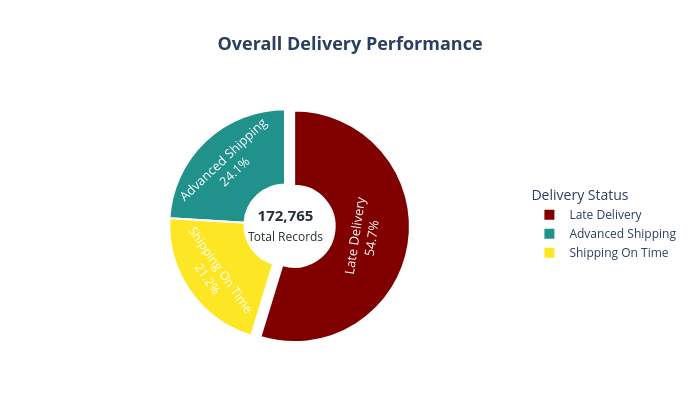

Notebook code cell kept with this figure:
### Code cell
delivery_distribution = (
    df['Delivery Status']
    .value_counts()
    .reset_index()
)

delivery_distribution.columns = ['Delivery Status', 'Count']

delivery_distribution['Percentage'] = (
    delivery_distribution['Count'] /
    delivery_distribution['Count'].sum() * 100
)
fig = px.pie(
    delivery_distribution,
    names='Delivery Status',
    values='Count',
    hole=0.35,
    color='Delivery Status',
    color_discrete_map={
        'Advanced Shipping': '#21918C',
        'Shipping On Time': '#FDE725',
        'Late Delivery': '#800000'
    },
    title='Overall Delivery Performance'
)

fig.update_traces(
    textposition='inside',
    textinfo='label+percent',
    textfont=dict(size=13, color='white'),
    marker=dict(
        line=dict(color='white', width=2)
    ),
    pull=[
        0.08 if status == 'Late Delivery' else 0
        for status in delivery_distribution['Delivery Status']
    ],
    hovertemplate=(
        '<b>%{label}</b><br>'
        'Records: %{value:,}<br>'
        'Percentage: %{percent}<extra></extra>'
    )
)

# Add total records in the centre
total_records = delivery_distribution['Count'].sum()

fig.add_annotation(
    text=f'<b>{total_records:,}</b><br><span style="font-size:12px">Total Records</span>',
    x=0.5,
    y=0.5,
    showarrow=False,
    font=dict(size=15, color='#263238')
)

fig.update_layout(
    title=dict(
        text='<b>Overall Delivery Performance</b>',
        x=0.5,
        xanchor='center',
        font=dict(size=18)
    ),
    legend=dict(
        title='Delivery Status',
        orientation='v',
        y=0.5,
        x=1.02
    ),
    width=700,
    height=400,
    margin=dict(l=50, r=180, t=100, b=50),
    paper_bgcolor='white',
    plot_bgcolor='white'
)

fig.show()

### Figure 1 — Plotly figure (JSON) as saved in the notebook; plotly's stock layout.template omitted (floating-point values rounded to 4 significant figures)
{"data": [{"customdata": [["Late Delivery"], ["Advanced Shipping"], ["Shipping On Time"]], "domain": {"x": [0, 1], "y": [0, 1]}, "hole": 0.35, "hovertemplate": "<b>%{label}</b><br>Records: %{value:,}<br>Percentage: %{percent}<extra></extra>", "labels": ["Late Delivery", "Advanced Shipping", "Shipping On Time"], "legendgroup": "", "marker": {"colors": ["#800000", "#21918C", "#FDE725"], "line": {"color": "white", "width": 2}}, "name": "", "pull": [0.08, 0, 0], "showlegend": true, "textfont": {"color": "white", "size": 13}, "textinfo": "label+percent", "textposition": "inside", "type": "pie", "values": [94523, 41592, 36650]}], "layout": {"annotations": [{"font": {"color": "#263238", "size": 15}, "showarrow": false, "text": "<b>172,765</b><br><span style=\"font-size:12px\">Total Records</span>", "x": 0.5, "y": 0.5}], "height": 400, "legend": {"orientation": "v", "title": {"text": "Delivery Status"}, "tracegroupgap": 0, "x": 1.02, "y": 0.5}, "margin": {"b": 50, "l": 50, "r": 180, "t": 100}, "paper_bgcolor": "white", "plot_bgcolor": "white", "title": {"font": {"size": 18}, "text": "<b>Overall Delivery Performance</b>", "x": 0.5, "xanchor": "center"}, "width": 700}}
